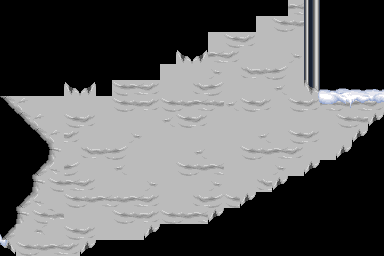

This is a level from a 2D game, rendered from its Tiled map with the project's own tilesets. A one-line summary and the complete map file follow:
An orthogonal 24x16 tile map with 16x16 px tiles, 2 tile layers (_hidden_pathway, _hidden_pathway2).

<map version="1.9" tiledversion="1.9.0" orientation="orthogonal" renderorder="right-down" width="24" height="16" tilewidth="16" tileheight="16" infinite="0" nextlayerid="12" nextobjectid="1">
 <tileset firstgid="1" source="tileset_centralwhite.tsx" />
 <layer id="10" name="_hidden_pathway" width="24" height="16">
  <data encoding="csv">
0,0,0,0,0,0,0,0,0,0,0,0,0,0,0,0,0,0,464,2147484225,0,0,0,0,
0,0,0,0,0,0,0,0,0,0,0,0,0,0,0,0,430,462,463,2147484225,0,0,0,0,
0,0,0,0,0,0,0,0,0,0,0,0,0,430,462,465,430,430,430,2147484225,0,0,0,0,
0,0,0,0,0,0,0,0,0,0,0,2147484150,502,464,465,430,430,430,2147484079,2147484225,0,0,0,0,
0,0,0,0,0,0,0,0,0,0,430,430,430,2147484079,430,2147484113,2147484111,2147484110,430,2147484225,0,0,0,0,
0,0,0,0,2147484150,502,0,462,464,465,430,430,2147484113,2147484110,430,430,430,431,430,503,0,0,0,0,
1073742389,1073742390,430,430,430,430,430,462,463,465,462,463,464,463,431,462,465,430,462,465,464,463,464,465,
0,1073742389,1073742390,430,462,465,430,430,430,430,431,462,465,430,430,430,430,430,430,430,430,462,463,3221225974,
0,0,1073742389,1073742390,465,430,430,430,2147484079,430,430,430,430,430,430,430,431,430,462,465,430,430,3221225974,0,
0,0,0,1073742358,430,2147484113,2147484111,2147484110,430,430,430,430,431,430,430,462,463,464,465,430,430,3221225974,0,0,
0,0,565,566,2147484110,430,430,431,430,430,430,462,463,464,430,430,430,2147484079,430,3221225974,0,0,0,0,
0,0,1073742358,462,464,465,430,430,430,2147484079,430,430,430,2147484079,430,430,2147484113,3221225974,0,0,0,0,0,0,
0,565,566,1073742254,462,463,464,463,464,465,430,430,2147484113,2147484110,462,3221225974,0,0,0,0,0,0,0,0,
0,1073742358,462,1073742287,430,430,430,462,463,465,462,463,464,3221225974,0,0,0,0,0,0,0,0,0,0,
565,1073742254,1073742255,430,462,465,430,430,430,3221225974,0,0,0,0,0,0,0,0,0,0,0,0,0,0,
1073742326,462,463,464,465,3221225974,0,0,0,0,0,0,0,0,0,0,0,0,0,0,0,0,0,0
</data>
 </layer>
 <layer id="11" name="_hidden_pathway2" width="24" height="16">
  <data encoding="csv">
0,0,0,0,0,0,0,0,0,0,0,0,0,0,0,0,0,0,0,0,0,0,0,0,
0,0,0,0,0,0,0,0,0,0,0,0,0,0,0,0,0,0,0,0,0,0,0,0,
0,0,0,0,0,0,0,0,0,0,0,0,0,0,0,0,0,0,0,0,0,0,0,0,
0,0,0,0,0,0,0,0,0,0,0,0,0,0,0,0,0,0,0,0,0,0,0,0,
0,0,0,0,0,0,0,0,0,0,0,0,0,0,0,0,0,0,0,0,0,0,0,0,
0,0,0,0,0,0,0,0,0,0,0,0,0,0,0,0,0,0,0,296,45,46,47,48,
0,0,0,0,0,0,0,0,0,0,0,0,0,0,0,0,0,0,0,328,77,78,79,80,
0,0,0,0,0,0,0,0,0,0,0,0,0,0,0,0,0,0,0,0,0,0,0,0,
0,0,0,0,0,0,0,0,0,0,0,0,0,0,0,0,0,0,0,0,0,0,0,0,
0,0,0,0,0,0,0,0,0,0,0,0,0,0,0,0,0,0,0,0,0,0,0,0,
0,0,0,0,0,0,0,0,0,0,0,0,0,0,0,0,0,0,0,0,0,0,0,0,
0,0,0,0,0,0,0,0,0,0,0,0,0,0,0,0,0,0,0,0,0,0,0,0,
0,0,0,0,0,0,0,0,0,0,0,0,0,0,0,0,0,0,0,0,0,0,0,0,
0,0,0,0,0,0,0,0,0,0,0,0,0,0,0,0,0,0,0,0,0,0,0,0,
2147483944,0,0,0,0,0,0,0,0,0,0,0,0,0,0,0,0,0,0,0,0,0,0,0,
142,0,0,0,0,0,0,0,0,0,0,0,0,0,0,0,0,0,0,0,0,0,0,0
</data>
 </layer>
</map>
